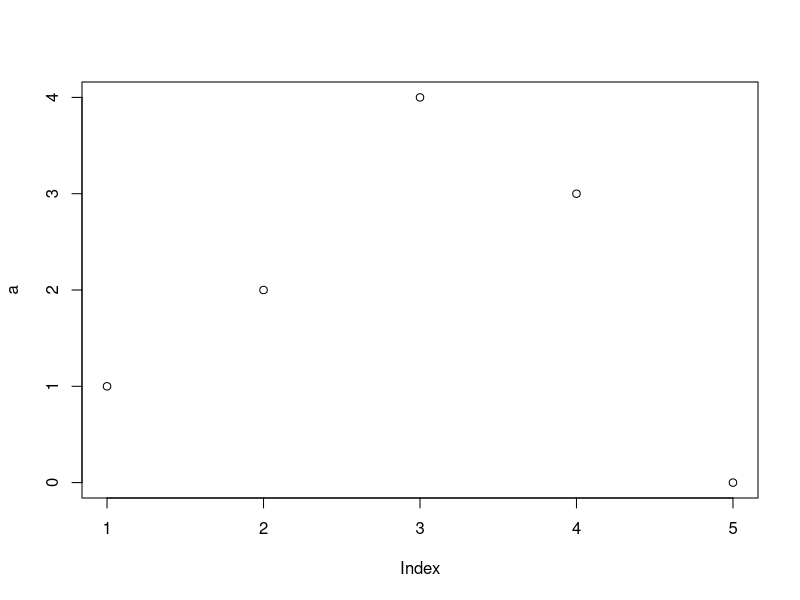

Recreate this plot in R.
a <- c(1, 2, 4, 3, 0)
plot(a)
print(a)
x1 <- 1
x2 <- "Hello"
x2 <- 100
x3 <- c(1, 3, 2)
x4 <- c(1:20)
x5 <- seq(1, 20, by = 2)
print(x5)
y <- max(x5)
print(y)